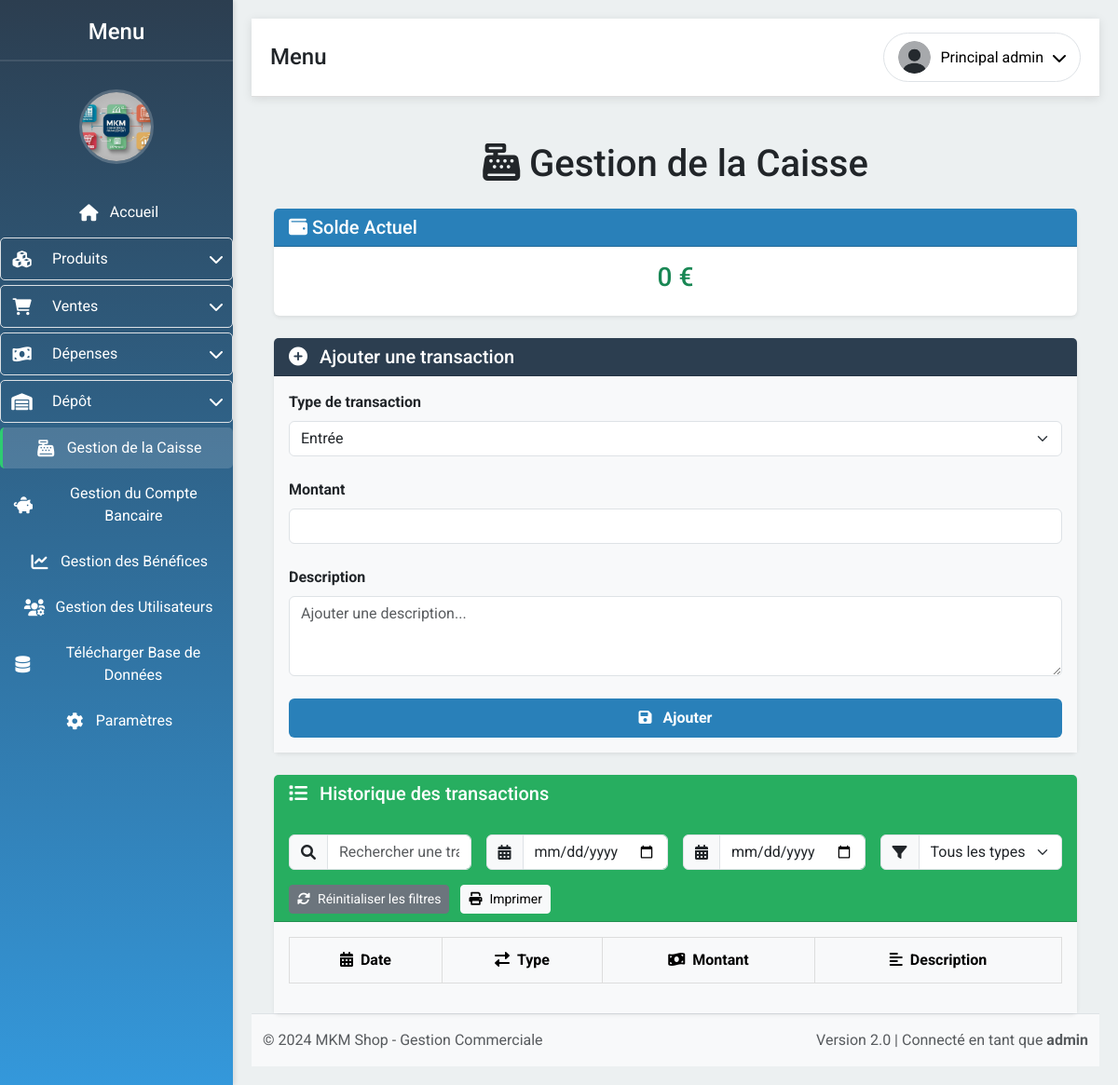
Page /gestion_caisse (signed in) on the earlier database version.
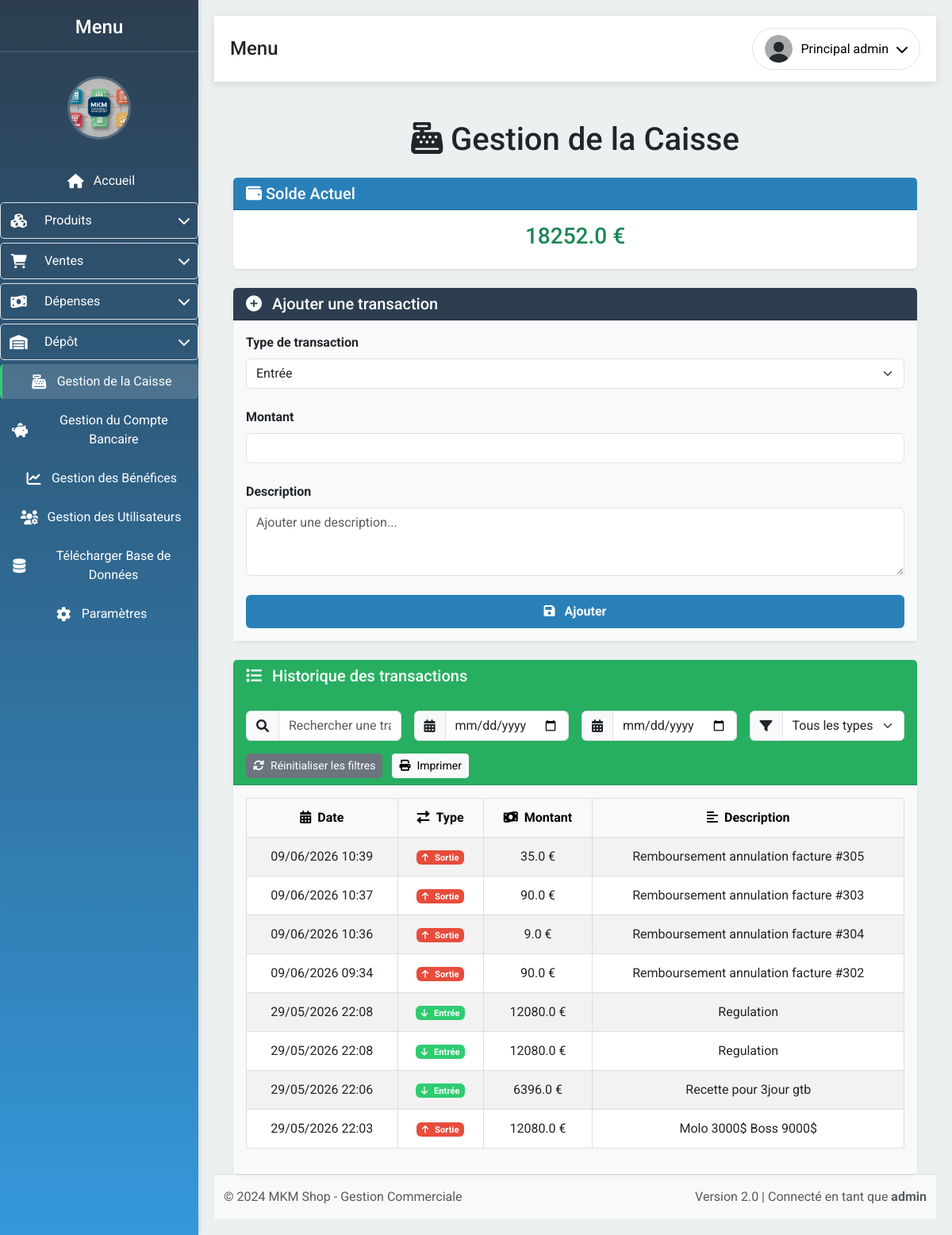
Same page on the later database version.
### app/models.py (models this page shows, shortened)
class Caisse(db.Model):
    __tablename__ = 'caisse'
    id = db.Column(db.Integer, primary_key=True)
    type_transaction = db.Column(db.String(10), nullable=False)
    montant = db.Column(db.Float, nullable=False)
    description = db.Column(db.String(200))
    date_transaction = db.Column(db.DateTime, nullable=False, default=datetime.now)

### app/routes.py (the view, shortened to what this page needs)
@bp.route('/gestion_caisse', methods=['GET', 'POST'])
@login_required
@permission_required('gestion_caise')
def gestion_caisse():
    transactions = Caisse.query.order_by(Caisse.date_transaction.desc()).all()
    solde = sum(t.montant if t.type_transaction == 'entree' else -t.montant for t in transactions)
    return render_template('gestion_caisse.html', transactions=transactions, solde=solde)

### app/models.py (called while the page is built)
    def is_admin(self):
        return self.role == 'admin'

    def has_permission(self, permission):
        if self.is_admin():
            return True
        return self.permissions and permission in self.permissions

### app/routes.py (called while the page is built)
def permission_required(permission):
    def decorator(f):
        @wraps(f)
        def decorated_function(*args, **kwargs):
            if not current_user.has_permission(permission):
                flash("Accès refusé. Vous n'avez pas les permissions nécessaires.", 'danger')
                return redirect(url_for('routes.index'))
            return f(*args, **kwargs)
        return decorated_function
    return decorator

@login_manager.user_loader
def load_user(user_id):
    return User.query.get(int(user_id))

### app/templates/gestion_caisse.html (shortened to what the changed rows need)
{% extends "layout.html" %}
{% block content %}
<div class="container">
    <h1 class="mt-5 text-center"><i class="fas fa-cash-register"></i> Gestion de la Caisse</h1>
    <div class="card mt-4 shadow-sm border-0">
        <div class="card-body text-center">
            <h3 class="text-success">{{ solde|round(2) }} €</h3>
        </div>
    </div>
    <div class="card mt-4 shadow-sm border-0">
        <div class="card-body" style="background-color: #F8F9FA;">
            <div class="table-responsive">
                <table class="table table-hover table-striped">
                    <thead class="table-light">
                        <tr>
                            <th class="text-center"><i class="fas fa-calendar-alt me-2"></i>Date</th>
                            <th class="text-center"><i class="fas fa-exchange-alt me-2"></i>Type</th>
                            <th class="text-center"><i class="fas fa-money-bill-wave me-2"></i>Montant</th>
                            <th class="text-center"><i class="fas fa-align-left me-2"></i>Description</th>
                        </tr>
                    </thead>
                    <tbody id="transactionTableBody">
                        {% for transaction in transactions %}
                        <tr data-type="{{ transaction.type_transaction }}" data-date="{{ transaction.date_transaction.strftime('%Y-%m-%d') }}">
                            <td class="text-center">{{ transaction.date_transaction.strftime('%d/%m/%Y %H:%M') }}</td>
                            <td class="text-center">
                                {% if transaction.type_transaction == 'entree' %}
                                    <span class="badge" style="background-color: #2ECC71;"><i class="fas fa-arrow-down me-2"></i>Entrée</span>
                                {% else %}
                                    <span class="badge" style="background-color: #E74C3C;"><i class="fas fa-arrow-up me-2"></i>Sortie</span>
                                {% endif %}
                            </td>
                            <td class="text-center">{{ transaction.montant|round(2) }} €</td>
                            <td class="text-center">{{ transaction.description }}</td>
                        </tr>
                        {% endfor %}
                    </tbody>
                </table>
            </div>
        </div>
    </div>
</div>
{% endblock %}

Differences in the rows shown:
added Caisse: type_transaction "sortie" (drawn)
added Caisse: type_transaction "sortie" (drawn)
added Caisse: type_transaction "sortie" (drawn)
added Caisse: type_transaction "sortie" (drawn)
added Caisse: type_transaction "entree" (drawn)
added Caisse: type_transaction "entree" (drawn)
added Caisse: type_transaction "entree" (drawn)
added Caisse: type_transaction "sortie" (drawn)
Other differences:
{{ solde|round(2) }}: "0" → "18252.0"
